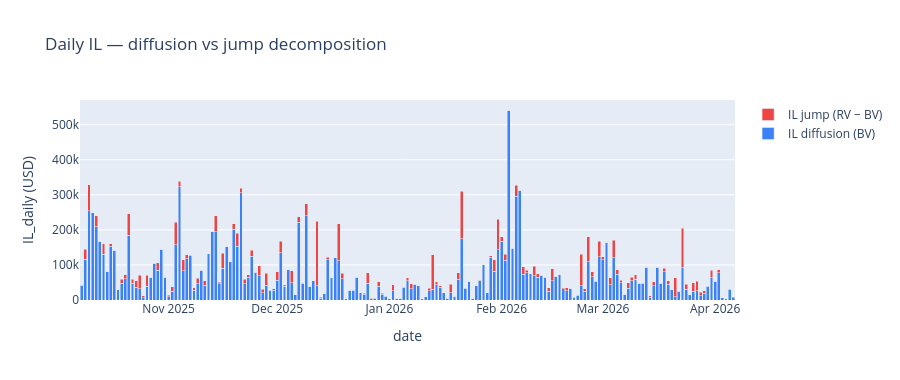

The notebook cell this image was saved under:
### Markdown cell above
**Plot 3 — Jump-vs-normal day contribution to total IL**

### Code cell
total_il = float(il.sum())
total_il_jump = float(daily_df["il_jump"].sum())
total_il_diff = float(daily_df["il_diffusion"].sum())
n_jump = int(is_jump_day.sum())
n_normal = int((~is_jump_day).sum())

print(f"Total IL              : ${total_il:>15,.0f}")
print(f"Total IL (diffusion)  : ${total_il_diff:>15,.0f}  ({total_il_diff/total_il:.1%})")
print(f"Total IL (jump)       : ${total_il_jump:>15,.0f}  ({total_il_jump/total_il:.1%})")
print(f"Jump days             : {n_jump} / {n_jump + n_normal}")

# Bar: per-day IL stacked diffusion + jump
fig = go.Figure()
fig.add_trace(go.Bar(x=daily_df.index, y=daily_df["il_diffusion"].fillna(0).values,
                      name="IL diffusion (BV)", marker_color="#3b82f6"))
fig.add_trace(go.Bar(x=daily_df.index, y=daily_df["il_jump"].fillna(0).values,
                      name="IL jump (RV − BV)", marker_color="#ef4444"))
fig.update_layout(barmode="stack", height=380,
    title_text="Daily IL — diffusion vs jump decomposition",
    xaxis_title="date", yaxis_title="IL_daily (USD)")
fig.show()

### Figure 1 — Plotly figure (JSON) as saved in the notebook; plotly's stock layout.template omitted (floating-point values rounded to 4 significant figures; data arrays with more than 128 entries replaced by an {"elided": "..."} marker saying what was removed)
{"data": [{"marker": {"color": "#3b82f6"}, "name": "IL diffusion (BV)", "type": "bar", "x": {"elided": "181 str values"}, "y": {"elided": "181 float values"}}, {"marker": {"color": "#ef4444"}, "name": "IL jump (RV − BV)", "type": "bar", "x": {"elided": "181 str values"}, "y": {"elided": "181 float values"}}], "layout": {"barmode": "stack", "height": 380, "title": {"text": "Daily IL — diffusion vs jump decomposition"}, "xaxis": {"title": {"text": "date"}}, "yaxis": {"title": {"text": "IL_daily (USD)"}}}}
